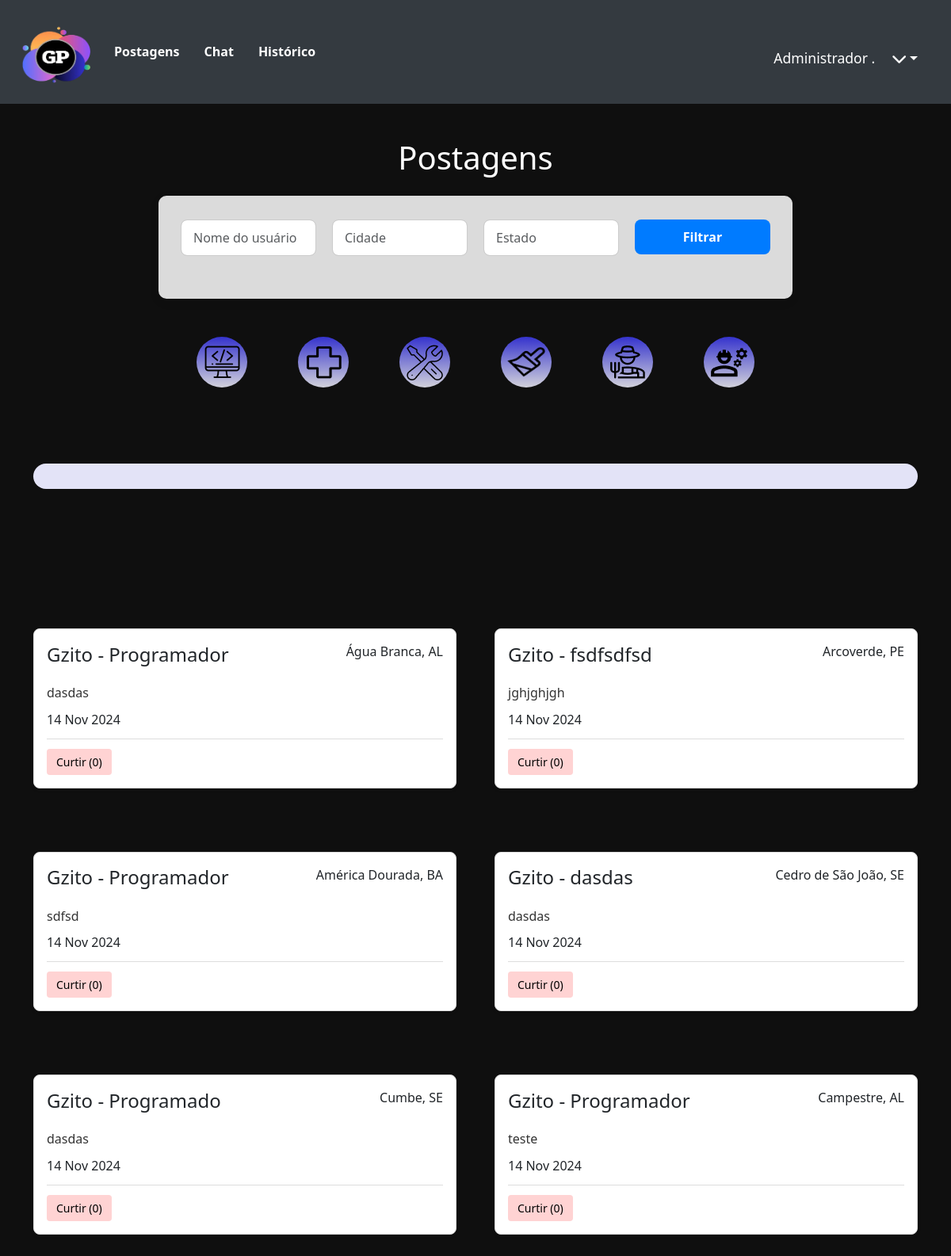
The app's page /postagens (signed in), older data.
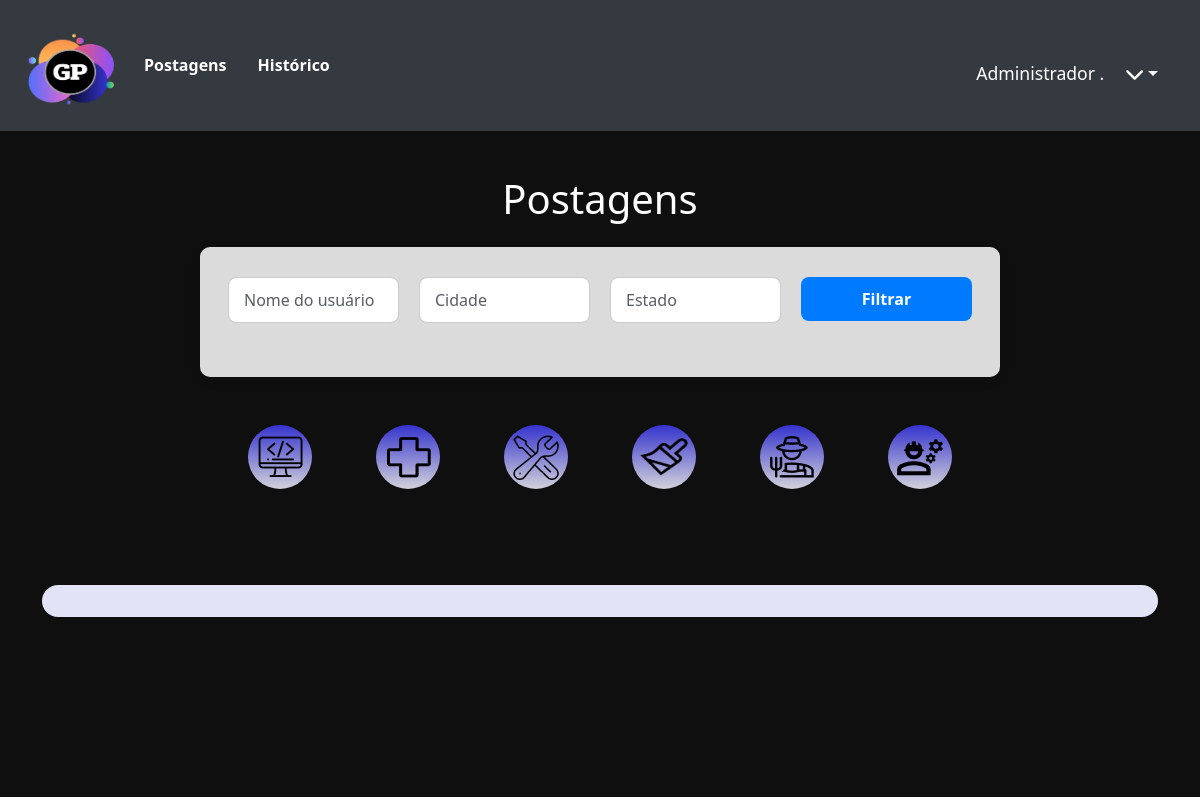
The same page, newer data.
### network/models.py (models this page shows, shortened)
class User(db.Model, UserMixin):
    id = db.Column(db.Integer, primary_key=True)
    nome = db.Column(db.String, nullable=True)
    sobrenome = db.Column(db.String, nullable=True)
    email = db.Column(db.String, nullable=True)
    senha = db.Column(db.String, nullable=True)
    last_login = db.Column(db.DateTime, nullable=True)
    imagem = db.Column(db.String, nullable=True, default='default.png')
    posts = db.relationship('Post', backref='user', lazy=True)
    post_comentarios = db.relationship('PostComentarios', backref='user', lazy=True)

class Post(db.Model):
    id = db.Column(db.Integer, primary_key=True)
    data_criacao = db.Column(db.DateTime, default=datetime.utcnow)
    mensagem = db.Column(db.String, nullable=True)
    estado = db.Column(db.String, nullable=True)
    cidade = db.Column(db.String, nullable=True)
    profissao = db.Column(db.String, nullable=True)
    imagem = db.Column(db.String, nullable=True, default='default.png')
    user_id = db.Column(db.Integer, db.ForeignKey('user.id'), nullable=True)
    comentarios = db.relationship('PostComentarios', backref='post', lazy=True)
    likes_count = db.Column(db.Integer, default=0)
    user_likes = db.relationship('UserLikes', backref='liked_post', lazy=True, cascade="all, delete-orphan")

### network/routes.py (the view)
@app.route('/postagens', methods=['GET'])
@login_required
def postagens():
    nome_usuario = request.args.get('nome_usuario', '')
    estado = request.args.get('estado', '')
    cidade = request.args.get('cidade', '')
    query = Post.query
    if nome_usuario:
        query = query.filter(Post.user.has(nome=nome_usuario))
    if estado:
        query = query.filter(Post.estado == estado)
    if cidade:
        query = query.filter(Post.cidade == cidade)
    dados = query.order_by(Post.data_criacao.desc()).all()
    context = {'dados': dados}
    return render_template('posts.html', context=context)

### network/models.py (called while the page is built)
@login_manager.user_loader
def load_user(user_id):
    return User.query.get(user_id)

### network/templates/posts.html (shortened to what this page needs)
<!DOCTYPE html>
<html lang="en">
<head>
    <link rel="stylesheet" href="{{ url_for('static', filename='styles/stylePostagens.css') }}">
    <link href="https://cdn.jsdelivr.net/npm/bootstrap@5.3.3/dist/css/bootstrap.min.css" rel="stylesheet">
    <link rel="stylesheet" href="https://cdnjs.cloudflare.com/ajax/libs/font-awesome/6.0.0-beta3/css/all.min.css">
    <link rel="stylesheet" href="{{ url_for('static', filename='styles/styleHeader.css') }}">
</head>
<body>
    <header>
        <nav class="navbar navbar-expand-lg">
            <a class="navbar-brand" href="{{ url_for('homepage') }}">
                <img src="{{ url_for('static', filename='assets/logo.png') }}" alt="Logo" width="100">
            </a>
            <div class="collapse navbar-collapse" id="navbarContent">
                <ul class="navbar-nav mr-auto">
                    <li class="nav-item">
                        <a class="nav-link" href="{{ url_for('postagens') }}">Postagens</a>
                    </li>
                    {% if context['dados'] %}
                    <li class="nav-item">
                        <a href="{{ url_for('chat', post_id=context['dados'][0].id) }}" class="nav-link">Chat</a>
                    </li>
                    {% endif %}
                    <li class="nav-item">
                        <a class="nav-link" href="{{ url_for('historico') }}">Histórico</a>
                    </li>
                </ul>
                <div class="d-flex flex-row align-items-center mt-3">
                    <span class="text-white">{{ current_user.nome }} {{ current_user.sobrenome }}</span>
                    <div class="dropdown">
                        <button class="btn dropdown-toggle text-white" type="button" id="userDropdown"
                            data-bs-toggle="dropdown" aria-expanded="false">
                            <i class="fas fa-chevron-down"></i>
                        </button>
                    </div>
                </div>
            </div>
        </nav>
    </header>
    <div class="container-post">
        <div class="container mt-4">
            <h1 class="mb-4">Postagens</h1>
            <div class="style-search">
                <form action="{{ url_for('postagens') }}" method="get" class="mb-4">
                    <div class="row">
                        <div class="col-md-3">
                            <input type="text" name="nome_usuario" class="form-control" placeholder="Nome do usuário"
                                value="{{ request.args.get('nome_usuario', '') }}">
                        </div>
                        <div class="col-md-3">
                            <input type="text" name="cidade" class="form-control" placeholder="Cidade"
                                value="{{ request.args.get('cidade', '') }}">
                        </div>
                        <div class="col-md-3">
                            <input type="text" name="estado" class="form-control" placeholder="Estado"
                                value="{{ request.args.get('estado', '') }}">
                        </div>
                        <div class="col-md-3">
                            <button type="submit" class="btn btn-primary w-100">Filtrar</button>
                        </div>
                    </div>
                </form>
            </div>
            <div id="local-profi" class="mt-5">
                <div class="style-profi">
                    <a href="{{ url_for('filter_posts', profession='Programador') }}" class="rem-img">
                        <img src="{{ url_for('static', filename='assets/programador.png') }}" alt="" class="rem-img"
                            alt="Programador">
                    </a>
                </div>
                <div class="style-profi">
                    <a href="{{ url_for('filter_posts', profession='Medico') }}" class="rem-img">
                        <img src="{{ url_for('static', filename='assets/medico.png') }}" class="rem-img" alt="Medico">
                    </a>
                </div>
                <div class="style-profi">
                    <a href="{{ url_for('filter_posts', profession='Mecanico') }}" class="rem-img">
                        <img src="{{ url_for('static', filename='assets/mecanico.png') }}" class="rem-img"
                            alt="Mecanico">
                    </a>
                </div>
                <div class="style-profi">
                    <a href="{{ url_for('filter_posts', profession='Pintor') }}" class="rem-img">
                        <img src="{{ url_for('static', filename='assets/pintor.png') }}" class="rem-img" width="48"
                            alt="Pintor">
                    </a>
                </div>
                <div class="style-profi">
                    <a href="{{ url_for('filter_posts', profession='Fazendeiro') }}" class="rem-img">
                        <img src="{{ url_for('static', filename='assets/fazendeiro.png') }}" class="rem-img"
                            alt="Fazendeiro">
                    </a>
                </div>
                <div class="style-profi">
                    <a href="{{ url_for('filter_posts', profession='Trabalhador') }}" class="rem-img">
                        <img src="{{ url_for('static', filename='assets/trabalhador.png') }}" class="rem-img"
                            alt="Trabalhador">
                    </a>
                </div>
            </div>
            <div class="div-post">
            </div>
            <tbody>
                <div class="d-flex flex-wrap justify-content-center gap-5 mt-posts">
                    {% for post in context['dados'] %}
                    <div class="post-container ">
                        <div class="post-header">
                            <h4>{{ post.user.nome }} - {{ post.profissao }}</h4>
                            <p>{{ post.cidade }}, {{ post.estado }}</p>
                        </div>
                        <div class="post-content">
                            <p>{{ post.mensagem }}</p>
                            <span class="post-date">{{ post.data_criacao.strftime('%d %b %Y') }}</span>
                        </div>
                        <div class="post-actions">
                            <button class="like-button not-liked" data-post-id="{{ post.id }}"
                                data-likes="{{ post.likes_count }}">
                                Curtir (<span class="likes-count">{{ post.likes_count }}</span>)
                            </button>
                        </div>
                    </div>
                    {% endfor %}
                </div>
            </tbody>
        </div>
</body>
</html>

### network/static/styles/stylePostagens.css (style rules this page uses)
body { font-family: 'Arial', sans-serif; background-color: #f5f5f5; color: #333; margin: 0; padding: 0; }
.container-post { background-color: #0F0F0F; padding: 20px; }
.d-flex.align-items-center span { color: #f8f9fa; margin-right: 10px; }
#local-profi { display: flex; justify-content: center; gap: 4rem; }
.style-profi { width: 70px; }
.style-profi img { transition: transform 0.3s; }
.container h1 { color: #fff; text-align: center; margin-bottom: 30px; }
.rem-img { background-color: transparent; }
.style-profi { width: 4rem; height: 4rem; background: linear-gradient(180deg, #3533CD 0%, #D2D2DB 100%); border-radius: 40px; display: flex; justify-content: center; align-items: center; }
.style-search { background-color: #dbdbdb; padding: 30px; border-radius: 10px; box-shadow: 0 4px 12px rgba(0, 0, 0, 0.1); max-width: 800px; margin: 20px auto; transition: all 0.3s ease; }
.style-search .form-control { border-radius: 8px; border: 1px solid #ccc; padding: 10px 15px; transition: border-color 0.3s ease; }
.style-search button { border-radius: 8px; padding: 10px 20px; background-color: #007bff; color: #fff; border: none; font-weight: bold; transition: background-color 0.3s ease; }
.style-search .row { margin-bottom: 15px; }
.style-search .col-md-3 { padding-right: 10px; padding-left: 10px; }
.style-search button { width: 100%; }
.div-post { width: 100%; height: 2rem; background-color: #e3e3f7; margin-top: 6rem; border-radius: 2rem; }

### network/static/styles/styleHeader.css (style rules this page uses)
header { background-color: #343a40; padding: 10px 20px; }
.navbar { display: flex; justify-content: space-between; align-items: center; }
.navbar-brand img { height: 85px; }
.navbar-nav .nav-link { color: white; font-weight: bold; margin-right: 15px; transition: color 0.3s; }
.navbar-collapse { text-align: center; }
.d-flex { margin-left: auto; align-items: center; }
.text-white { font-size: 1.1rem; margin-right: 10px; }
.dropdown-toggle { background-color: transparent; border: none; color: white; font-size: 1.2rem; display: flex; align-items: center; }

Row changes from the older to the newer data that the page shows:
removed Post: user.nome "Gzito", profissao "Programador", cidade "Água Branca", estado "AL", mensagem "dasdas", data_criacao "14 Nov 2024", likes_count "0"
removed Post: user.nome "Gzito", profissao "fsdfsdfsd", cidade "Arcoverde", estado "PE", mensagem "jghjghjgh", data_criacao "14 Nov 2024", likes_count "0"
removed Post: user.nome "Gzito", profissao "Programador", cidade "América Dourada", estado "BA", mensagem "sdfsd", data_criacao "14 Nov 2024", likes_count "0"
removed Post: user.nome "Gzito", profissao "dasdas", cidade "Cedro de São João", estado "SE", mensagem "dasdas", data_criacao "14 Nov 2024", likes_count "0"
removed Post: user.nome "Gzito", profissao "Programado", cidade "Cumbe", estado "SE", mensagem "dasdas", data_criacao "14 Nov 2024", likes_count "0"
removed Post: user.nome "Gzito", profissao "Programador", cidade "Campestre", estado "AL", mensagem "teste", data_criacao "14 Nov 2024", likes_count "0"
Text that changed along with them:
text no longer shown: "Chat"
